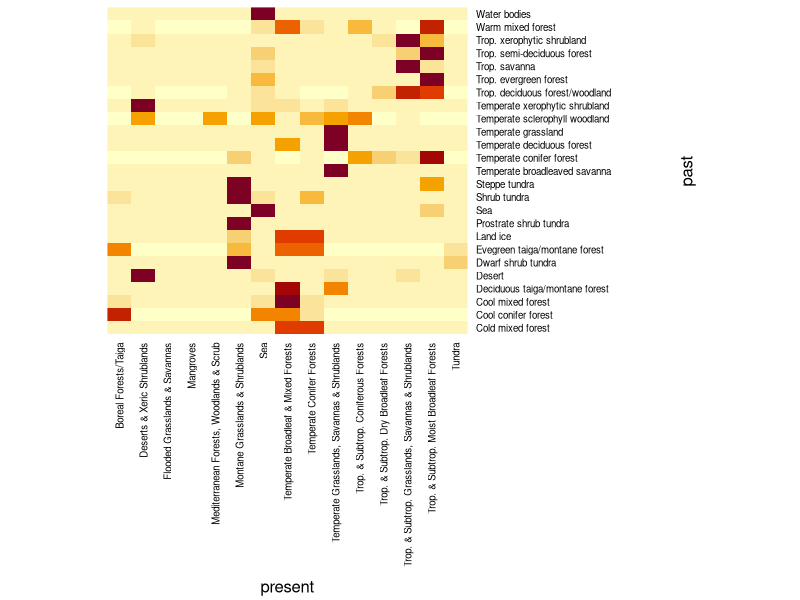

Recreate this plot in R.
x <- read.table(file="diffusion_events_annotated.txt", header=TRUE, sep="\t", quote="")
b4 <- x$biome4_names
b98 <- x$biome98_names
b98 <- gsub(" $", "", b98)
b4_u <- sort(unique(b4))
b98_u <- sort(unique(b98))
L1 <- length(b4_u)
L2 <- length(b98_u)
m <- matrix(0, nrow=L1, ncol=L2, dimnames=list(b4_u,b98_u))
for (i in 1:length(b4)) {
  p <- match(b4[i], rownames(m))
  q <- match(b98[i], colnames(m))
  m[p,q] <- m[p,q] + 1
}
abbr_row <- gsub("ropical", "rop.", rownames(m))
abbr_col <- gsub("ropical", "rop.", colnames(m))
rownames(m) <- abbr_row
colnames(m) <- abbr_col

heatmap(m, Rowv=NA, Colv=NA, margins=c(16,14), ylab="past", xlab="present", cexRow = .7, cexCol = .7)

